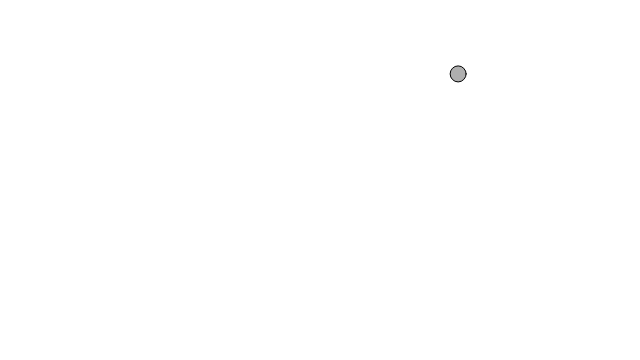
Frame 1 (no input)
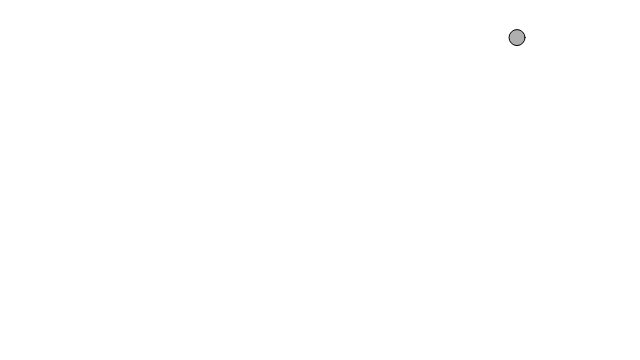
Frame 60 (no input)
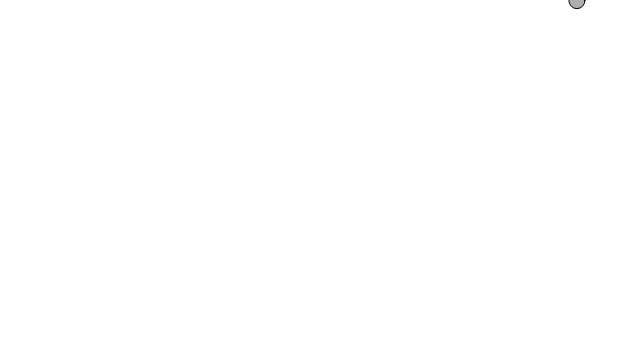
Frame 120 (the mouse pressed at the canvas centre since frame 60)

The p5.js sketch that drew these frames (run headless with seeded random() and noise() and a simulated clock; from frame 60 on, the mouse is pressed at the canvas centre):

// p5.js sketch
// ── sketch.js
var mover;

function setup() {
  createCanvas(640,360);
  mover = new Mover();
};

function draw() {
  background(255);
  mover.update();
  mover.checkEdges();
  mover.display();
};

//MOVER CLASS//
var Mover = function(){
//Use vectors as our variables
  this.position = createVector(random(width), random(height));
  this.velocity = createVector(random(-2,2), random(-2,2));

//Functions

  this.update = function(){
    this.position.add(this.velocity);  //add the vectors
  }

//display the mover
  this.display = function(){
    stroke(0);
    fill(175);
    ellipse(this.position.x, this.position.y, 16,16);
  }

//check boundaries
  this.checkEdges=function(){
    if(this.position.x>width){
      this.position.x=0;
    }else if(this.position.x<0){
      this.position.x=width;
    }
    if(this.position.y>height){
      this.position.y=0;
    }else if (this.position.y<0){
      this.position.y=height;
    }
  }
};
